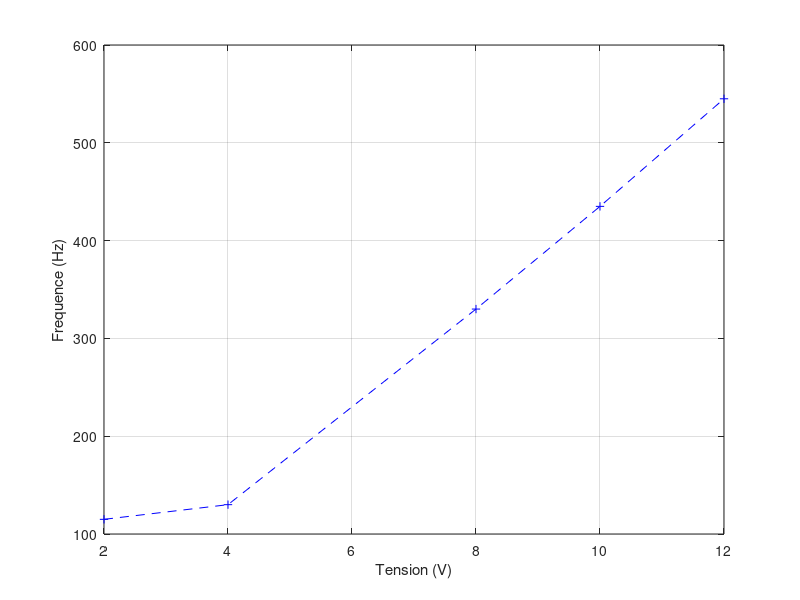

This figure's MATLAB source:
%
% var_freq_tension.m
%
% Copyright (C) 2015 Mathieu Gaborit (matael) <mathieu@matael.org>
%
%
% Distributed under WTFPL terms
%
%            DO WHAT THE FUCK YOU WANT TO PUBLIC LICENSE
%                    Version 2, December 2004
%
% Copyright (C) 2004 Sam Hocevar <sam@hocevar.net>
%
% Everyone is permitted to copy and distribute verbatim or modified
% copies of this license document, and changing it is allowed as long
% as the name is changed.
%
%            DO WHAT THE FUCK YOU WANT TO PUBLIC LICENSE
%   TERMS AND CONDITIONS FOR COPYING, DISTRIBUTION AND MODIFICATION
%
%  0. You just DO WHAT THE FUCK YOU WANT TO.
%

clear all;
close all;

V = [2 4 8 10 12];
f = [115 130 330 435 545];

figure;
plot(V, f, 'b+--');
grid on;

xlabel("Tension (V)");
ylabel("Frequence (Hz)");

print('-dpng', 'var_freq_tension.png')

